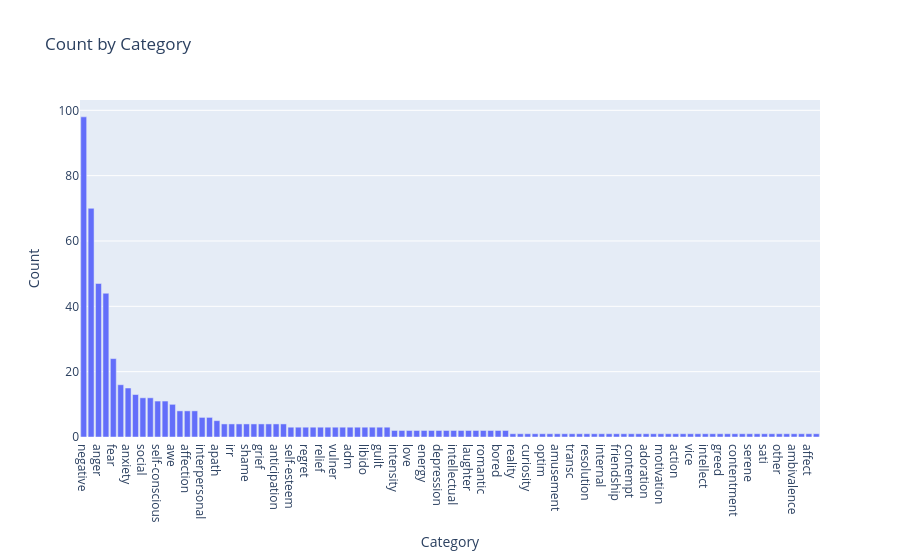

Notebook source saved alongside this figure:
### Code cell
category_counts = df["category"].value_counts().reset_index()
category_counts.columns = ["category", "count"]

fig3 = px.bar(
    category_counts,
    x="category",
    y="count",
    title="Count by Category",
    labels={"category": "Category", "count": "Count"}
)

fig3.show()

### Figure 1 — Plotly figure (JSON) as saved in the notebook; plotly's stock layout.template omitted (floating-point values rounded to 4 significant figures)
{"data": [{"hovertemplate": "Category=%{x}<br>Count=%{y}<extra></extra>", "legendgroup": "", "marker": {"color": "#636efa", "pattern": {"shape": ""}}, "name": "", "orientation": "v", "showlegend": false, "textposition": "auto", "type": "bar", "x": ["negative", "positive", "anger", "sadness", "fear", "joy", "anxiety", "disg", "social", "affective", "self-conscious", "physical", "awe", "cognitive", "affection", "intense", "interpersonal", "surprise", "apath", "aesthetic", "irr", "mood", "shame", "longing", "grief", "primary", "anticipation", "prosocial", "self-esteem", "melanch", "regret", "confusion", "relief", "moral", "vulner", "desire", "adm", "calm", "libido", "pride", "guilt", "disappointment", "intensity", "physiological", "love", "passion", "energy", "appet", "depression", "self-ass", "intellectual", "phobia", "laughter", "courage", "romantic", "nost", "bored", "aggression", "reality", "extreme", "curiosity", "playful", "optim", "self-de", "amusement", "distr", "transc", "mental", "resolution", "caution", "internal", "infantil", "friendship", "psychopath", "contempt", "neutral", "adoration", "trait", "motivation", "spiritual", "action", "atmos", "vice", "transformation", "intellect", "dispos", "greed", "tact", "contentment", "psychotic", "serene", "discontent", "sati", "drive", "other", "complex", "ambivalence", "excitement", "affect", "outburst"], "xaxis": "x", "y": [98, 70, 47, 44, 24, 16, 15, 13, 12, 12, 11, 11, 10, 8, 8, 8, 6, 6, 5, 4, 4, 4, 4, 4, 4, 4, 4, 4, 3, 3, 3, 3, 3, 3, 3, 3, 3, 3, 3, 3, 3, 3, 2, 2, 2, 2, 2, 2, 2, 2, 2, 2, 2, 2, 2, 2, 2, 2, 1, 1, 1, 1, 1, 1, 1, 1, 1, 1, 1, 1, 1, 1, 1, 1, 1, 1, 1, 1, 1, 1, 1, 1, 1, 1, 1, 1, 1, 1, 1, 1, 1, 1, 1, 1, 1, 1, 1, 1, 1, 1], "yaxis": "y"}], "layout": {"barmode": "relative", "legend": {"tracegroupgap": 0}, "title": {"text": "Count by Category"}, "xaxis": {"anchor": "y", "domain": [0, 1], "title": {"text": "Category"}}, "yaxis": {"anchor": "x", "domain": [0, 1], "title": {"text": "Count"}}}}
